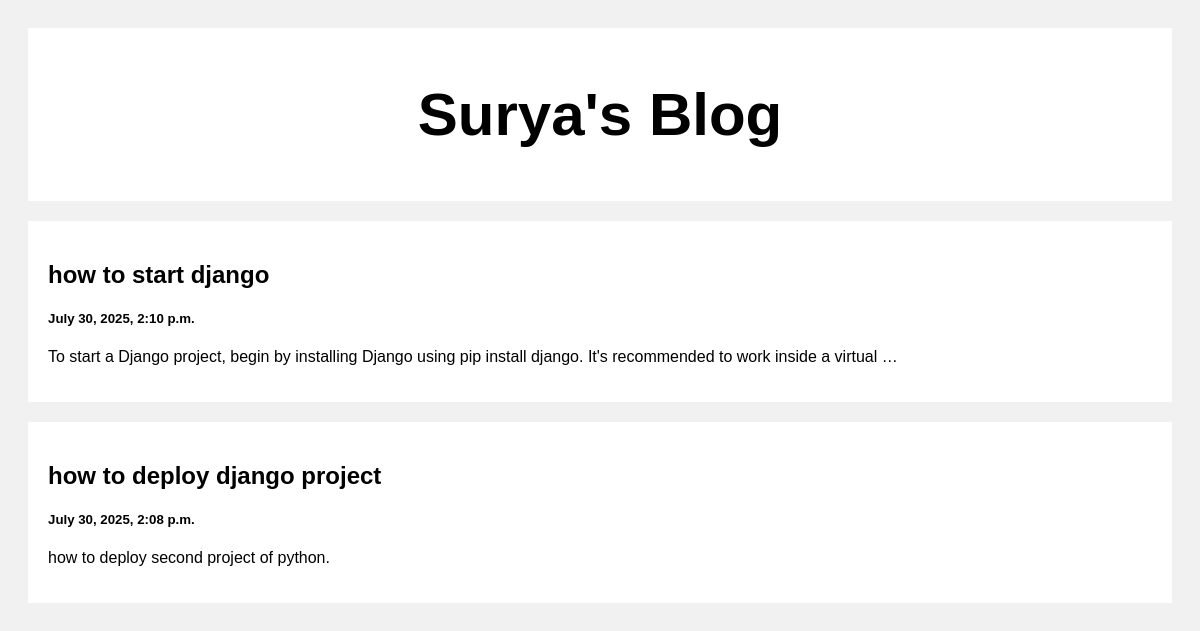
The page / on the database its author committed.
### posts/models.py (models this page shows)
class Post(models.Model):
    title = models.CharField(max_length=100)
    body = models.TextField()
    created_at = models.DateTimeField(default=datetime.now, blank=True)

### posts/views.py (the view)
# urls.py: path('', views.index, name='index'),
def index(request):
    posts = Post.objects.all()
    return render(request ,'index.html', {'posts': posts})

### templates/index.html (shortened to what this page needs)
<!DOCTYPE html>
<html>
<head>
</head>
<body>
<div class="header">
  <h2>Surya's Blog</h2>
</div>
<div class="row">
  <div class="leftcolumn">
    {% for post in posts reversed %}
    <div class="card">
      <a style="text-decoration: none; color: black;" href="/post/{{post.id}}">
        <h2>{{post.title}}</h2>
        <h5>{{post.created_at}}</h5>
        <p>{{post.body|truncatewords:20}}</p>
      </a>
    </div>
    {% endfor %}
  </div>
</div>
</body>
</html>

### templates/index.html (style rules this page uses)
* { box-sizing: border-box; }
body { font-family: Arial; padding: 20px; background: #f1f1f1; }
.header { padding: 2px; font-size: 40px; text-align: center; background: white; }
.leftcolumn { float: left; width: 100%; }
.card { background-color: white; padding: 20px; margin-top: 20px; }
.row:after { content: ""; display: table; clear: both; }

### rows shown on the page
Post: title "how to start django", created_at "July 30, 2025, 2:10 p.m.", body "To start a Django project, begin by installing Django using pip install django. It's recommended to work inside a virtual …"
Post: title "how to deploy django project", created_at "July 30, 2025, 2:08 p.m.", body "how to deploy second project of python."
